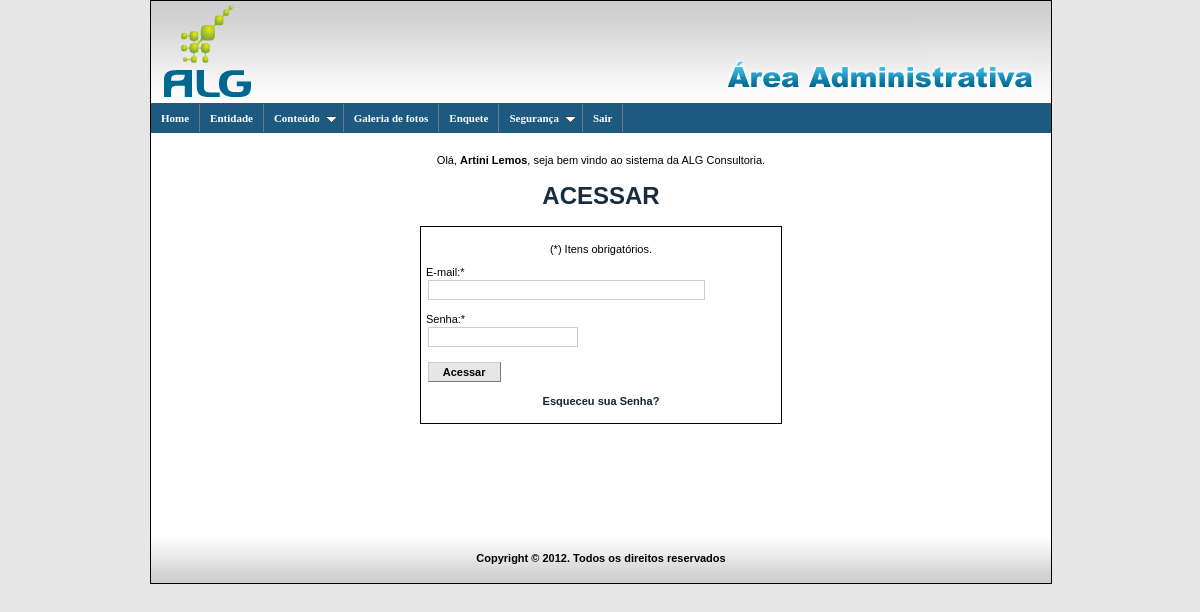
The page /backEnd/index.php (signed in) on the database its author committed.
### tables this page shows
CREATE TABLE IF NOT EXISTS `usuario_area` (
  `id_usuario_area` int(3) NOT NULL AUTO_INCREMENT,
  `descricao` varchar(50) NOT NULL,
  `caminho` varchar(255) DEFAULT NULL,
  `area_id` int(3) NOT NULL DEFAULT '0',
  `ordem` int(2) NOT NULL DEFAULT '0',
  `ativo` char(1) NOT NULL DEFAULT '1',
  `ultima_atualizacao` datetime NOT NULL,
  PRIMARY KEY (`id_usuario_area`)
);

### biblioteca/class_mysql.php (called while the page is built, shortened)
<?php
class MySQL {
	var $host   = 'localhost';
	var $usr    = 'root';
	var $pw     = '';
	function connMySQL() {
		$this->conn = mysql_connect($this->host,$this->usr,$this->pw);
	}
	function runQuery($sql) {
		$this->sql = $sql;
		if($this->resultado = mysql_query($this->sql)) {
			return $this->resultado;
		} else {
			exit("<p>Erro MySQL: " . mysql_error() . "</p>");
		}
	}
}
?>

### biblioteca/class_usuario_area.php (called while the page is built, shortened)
<?php
class usuario_area {
	public function listarUsuarioAreaPorIdNivel($id_usuario_nivel){
		$mySQL = new MySQL;
		$mySQL->connMySQL();
		$sql = 'SELECT ua.*
				FROM usuario_nivel_lig_area AS unla, usuario_area AS ua
				WHERE unla.id_usuario_nivel = ' . $id_usuario_nivel . '
				  AND unla.id_usuario_area = ua.id_usuario_area
				  AND ua.ativo = 1
				ORDER BY ua.area_id, ua.ordem';
		return $mySQL->runQuery($sql);
	}
	public function listarUsuarioAreaPorAreaIdeIdNivel($id_usuario_nivel, $id_usuario_area){
		$mySQL = new MySQL;
		$mySQL->connMySQL();
		$sql = 'SELECT ua.*
				FROM usuario_nivel_lig_area AS unla, usuario_area AS ua
				WHERE unla.id_usuario_nivel = "' . $id_usuario_nivel . '"
				  AND unla.id_usuario_area = ua.id_usuario_area
				  AND ua.area_id = "' . $id_usuario_area . '"
				  AND ua.ativo = 1
				ORDER BY ua.ordem';
		return $mySQL->runQuery($sql);
	}
	public function contarUsuarioAreaTotalDeSubItens($id_usuario_nivel, $id_usuario_area){
		$mySQL = new MySQL;
		$mySQL->connMySQL();
		$sql = 'SELECT COUNT(ua.id_usuario_area) total
				FROM usuario_nivel_lig_area AS unla, usuario_area AS ua
				WHERE ua.area_id = ' . $id_usuario_area . '
				  AND ua.ativo = 1
				  AND ua.id_usuario_area = unla.id_usuario_area
				  AND unla.id_usuario_nivel = ' . $id_usuario_nivel;
		$exe = $mySQL->runQuery($sql);
		$inf = mysql_fetch_array($exe);
		return $inf["total"];
	}
}
?>

### biblioteca/class_menu.php (the view, shortened to what this page needs)
<?php
class Menu {
	public function montarMenuNiveis($tipo_menu, $id_usuario_nivel){
		$mySQL = new MySQL;
		$acaoUsuarioArea = new usuario_area();
		$acaoMenu        = new Menu();
		if ($tipo_menu == "V")
			$sentido_menu = 'id="smoothmenu2" class="ddsmoothmenu-v"';
		elseif ($tipo_menu == "H")
			$sentido_menu = 'id="smoothmenu1" class="ddsmoothmenu"';
		$menu = '
				<div ' . $sentido_menu . ' >
					<ul>
				';
		$exeListarUsuarioAreaPorIdNivel = $acaoUsuarioArea -> listarUsuarioAreaPorIdNivel($id_usuario_nivel);
		while ($infListarUsuarioAreaPorIdNivel = mysql_fetch_array($exeListarUsuarioAreaPorIdNivel)) {
			$contaSubMenu = $acaoUsuarioArea -> contarUsuarioAreaTotalDeSubItens($id_usuario_nivel, $infListarUsuarioAreaPorIdNivel["id_usuario_area"]);
			if (($infListarUsuarioAreaPorIdNivel["area_id"] == 0) and ($contaSubMenu == 0)) {
				$menu .= $acaoMenu -> montarMenuSemSubNiveis($infListarUsuarioAreaPorIdNivel["caminho"], $infListarUsuarioAreaPorIdNivel["descricao"]);
			} elseif (($infListarUsuarioAreaPorIdNivel["area_id"] == 0) and ($contaSubMenu != 0)) {
				$menu .= $acaoMenu -> montarMenuComSubNiveis($id_usuario_nivel, $infListarUsuarioAreaPorIdNivel["id_usuario_area"], $infListarUsuarioAreaPorIdNivel["descricao"]);
			}
		}
		$menu .= '
					</ul>
				</div>
				';
		return $menu;
	}
	public function montarMenuSemSubNiveis($caminho, $descricao){
		$item_menu = '<li><a href="?area=' . base64_encode($caminho) . '">' . $descricao . '</a></li>';
		return $item_menu;
	}
	public function montarMenuComSubNiveis($id_usuario_nivel, $id_usuario_area, $descricao){
		$mySQL = new MySQL;
		$acaoUsuarioArea = new usuario_area();
		$acaoMenu        = new Menu();
		$item_menu = '
					 <li><a href="#">' . $descricao . '</a>
						 <ul>
					 ';
		$exeListarUsuarioAreaPorAreaIdeIdNivel = $acaoUsuarioArea -> listarUsuarioAreaPorAreaIdeIdNivel($id_usuario_nivel, $id_usuario_area);
		while ($infListarUsuarioAreaPorAreaIdeIdNivel = mysql_fetch_array($exeListarUsuarioAreaPorAreaIdeIdNivel)) {
			$contaSubMenu = $acaoUsuarioArea -> contarUsuarioAreaTotalDeSubItens($id_usuario_nivel, $infListarUsuarioAreaPorAreaIdeIdNivel["id_usuario_area"]);
			if ($contaSubMenu == 0) {
				$item_menu .= $acaoMenu -> montarMenuSemSubNiveis($infListarUsuarioAreaPorAreaIdeIdNivel["caminho"], $infListarUsuarioAreaPorAreaIdeIdNivel["descricao"]);
			} elseif ($contaSubMenu != 0) {
				$item_menu .= $acaoMenu -> montarMenuComSubNiveis($id_usuario_nivel, $infListarUsuarioAreaPorAreaIdeIdNivel["id_usuario_area"], $infListarUsuarioAreaPorAreaIdeIdNivel["descricao"]);
			}
		}
		$item_menu .= '
						  </ul>
					  </li>
					  ';
		return $item_menu;
	}
}
?>

### backEnd/index.php (shortened to what this page needs)
<?php
$area = base64_decode($_REQUEST["area"]);
include_once("../biblioteca/class_mysql.php");
include_once("../biblioteca/class_usuario_area.php");
include_once("../biblioteca/class_menu.php");
$acaoMenu         = new Menu();
?>
<!DOCTYPE HTML PUBLIC "-//W3C//DTD HTML 4.01 Transitional//EN">
<html>
<head>
<link rel="stylesheet" href="../design/css/backEnd.css" type="text/css" media="screen" />
<link rel="stylesheet" type="text/css" href="../design/css/ddsmoothmenu.css" />
<link rel="stylesheet" type="text/css" href="../design/css/ddsmoothmenu-v.css" />
</head>
<body>
<div id="tudo_conteudo">
	<table width="900" height="100" border="0" cellpadding="0" cellspacing="0" style="border: 1px solid #000000;">
	  <tr>
		<td><img src="../design/layout/backEnd/bg_topo.jpg" width="900" height="102" alt="Topo"></td>
      </tr>
	  <tr>
	    <td width="900" height="30" bgcolor="#1c5a80">
	    <?php
        if ($_SESSION["adm_acesso_id_usuario"] != "") {
			echo $acaoMenu -> montarMenuNiveis('H', $_SESSION["adm_acesso_id_usuario_nivel"]);
		}
        ?>
		</td>
	  </tr>
	  <tr>
	    <td width="900" height="400" bgcolor="#ffffff" valign="top">
	    	<div id="conteudo">
				<?php
				if ($_SESSION["adm_acesso_id_usuario"] != "") {
					echo '<p align="center">Olá, <b>' . $_SESSION["adm_acesso_nome"] . '</b>, seja bem vindo ao sistema da ALG Consultoria.</p>';
				}
				?>
				<?php
				if(($area == "") or ($area == "acesso/login_frm.php")) {
					include_once("acesso/login_frm.php");
				} else {
					include_once($area);
				}
				?>
		    </div>
		</td>
	  </tr>
	  <tr>
	    <td width="900" height="50" background="../design/layout/backEnd/bg_rodape.jpg" align="center">
			<p><b>Copyright © 2012. Todos os direitos reservados</b></p>
		</td>
	  </tr>
	</table>
</div>
</body>
</html>

### backEnd/acesso/login_frm.php (shortened to what this page needs)
<div align="center">
    <h1>Acessar</h1>
    <div align="center" style="border: 1px solid #000000; width: 350px; padding: 5px;">
    <form name="formAcesso" method="post" action="?area=<?php echo base64_encode("acesso/login_exe.php");?>" onSubmit="return validarAcesso();" style="text-align:left;">
    <p align="center">(*) Itens obrigatórios.</p>
    <p>E-mail:* <br /><input name="email" id="email" class="frmCampoTexto" type="text" size="40" maxlength="100" /></p>
    <p>Senha:* <br /><input name="senha" id="senha" class="frmCampoTexto" type="password" size="20" maxlength="50" /></p>
    <p align="left"><input name="Submit" type="submit" class="frmBotao" value="  Acessar  " /></p>
    <p align="center"><a href="?area=<?php echo base64_encode("acesso/lembrar_senha_frm.php"); ?>">Esqueceu sua Senha?</a></p>
    </form>
    </div>
</div>

### design/css/backEnd.css (style rules this page uses)
body { background-color: #e6e6e6; margin : 0px; padding : 0px; border : none; text-align : center; font-family : Arial, Verdana, Helvetica, sans-serif; font-size : 11px; color : #000000; }
#tudo_conteudo { width : 900px; margin : 0px auto; padding : 0px; text-align: left; }
#conteudo { margin : 0px auto; padding: 10px; }
h1 { font-family : Arial, Verdana, Helvetica, sans-serif; font-size : 24px; color : #162d41; font-weight : bold; text-transform: uppercase; }
p { font-family: Arial, Verdana, Helvetica, sans-serif; font-size : 11px; color : #000000; }
a { text-decoration: none; font-family : Arial, Verdana, Helvetica, sans-serif; font-size : 11px; font-weight : bold; color : #122536; }
form { border : 0px; margin : 0px; padding: 0px; }
.frmCampoTexto { border : 1px solid #cdcdcd; background-color: #ffffff; margin : 2px; padding : 3px; font-size : 11px; }
.frmBotao { border : 1px outset #cdcdcd; background-color: #e6e6e6; margin : 2px; padding : 3 8 3 8; font-size : 11px; font-weight : bold; color : #000000; }

### design/css/ddsmoothmenu.css (style rules this page uses)
.ddsmoothmenu { font: bold 11px Verdana; width: 100%; }
.ddsmoothmenu ul { z-index:100; margin: 0; padding: 0; list-style-type: none; background: #414141; }
.ddsmoothmenu ul li { position: relative; display: inline; float: left; }
.ddsmoothmenu ul li a { font: bold 11px Verdana; display: block; background: #414141; color: white; padding: 8px 10px; border-right: 1px solid #778; color: #2d2b2b; text-decoration: none; }
.ddsmoothmenu ul li a:link, .ddsmoothmenu ul li a:visited { color: white; }

### rows shown on the page
usuario_area: descricao "Home"
usuario_area: descricao "Entidade"
usuario_area: area_id 0 (drawn), descricao "Conteúdo"
usuario_area: descricao "Galeria de fotos"
usuario_area: descricao "Enquete"
usuario_area: area_id 0 (drawn), descricao "Segurança"
usuario_area: descricao "Sair"

### other values the page prints
$_SESSION["adm_acesso_nome"] "Artini Lemos"
